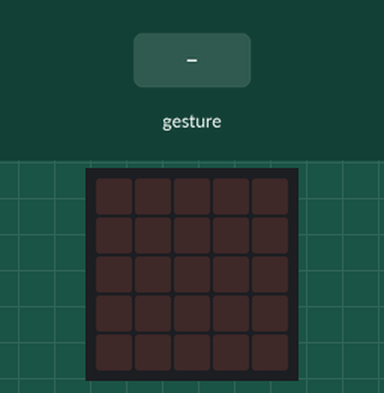
This program was run on a simulated BBC micro:bit (MakeCode). On the bench: the board's 5×5 LED display. Inputs (shaded band) come from the test bench.

Above: at 1.2 s.
1.3 s: sound turns loud
At 2.5 s:
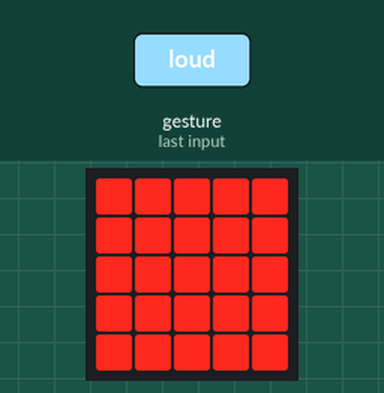
2.8 s: sound turns loud
At 3.6 s:
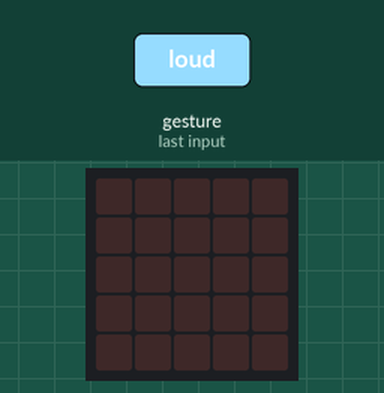
Timing chart, 0 to 5.8 s (numbered marks = the images above; inputs shaded):
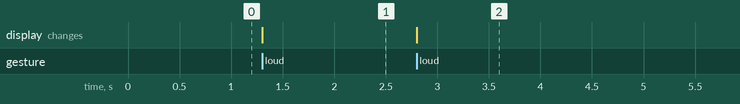

Measured:
- after the input at 1.3 s, the display: changes at once (image 1)
- after the input at 2.8 s, the display: changes at once (image 2)

The program:

main.ts
```typescript
input.onSound(DetectedSound.Loud, function () {
    if (on == 0) {
        on = 1
        basic.showLeds(`
            # # # # #
            # # # # #
            # # # # #
            # # # # #
            # # # # #
            `)
    } else {
        on = 0
        basic.clearScreen()
    }
})
let on = 0
on = 0
basic.forever(function () {

})
```

test.ts
```typescript
// 在這裡測試；當此封包作為擴充功能時，將不會編譯此內容。
```
